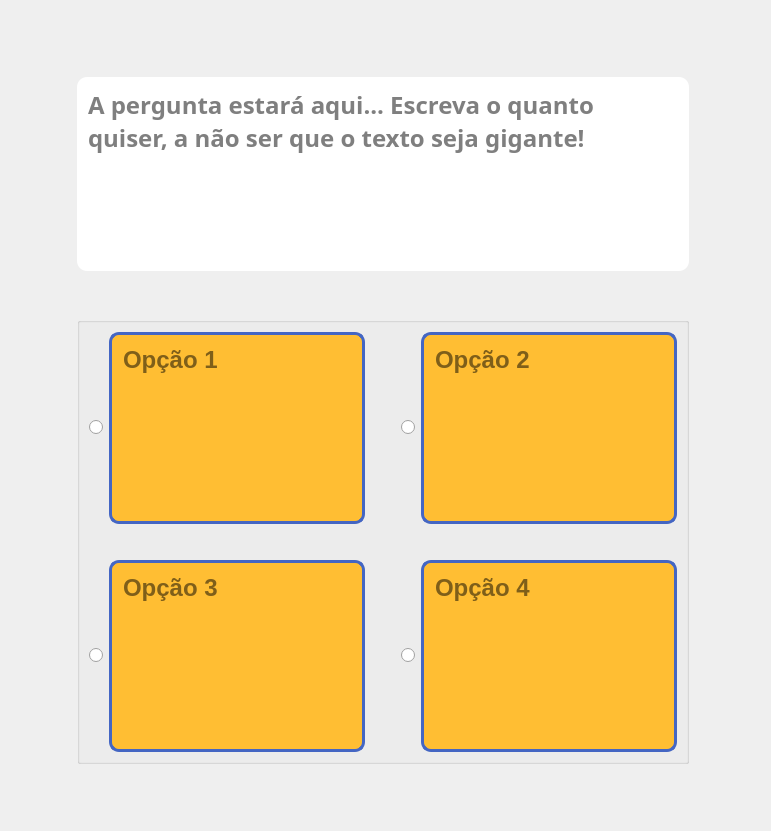
      <widget class="QWidget" name="adicionarPergunta">
       <property name="styleSheet">
        <string notr="true">border-image: url(&quot;:/imagens/assets/imagens/fundo-laranja&quot;);</string>
       </property>
       <layout class="QGridLayout" name="gridLayout_8">
        <item row="2" column="1">
         <spacer name="verticalSpacer_2">
          <property name="orientation">
           <enum>Qt::Vertical</enum>
          </property>
          <property name="sizeType">
           <enum>QSizePolicy::Minimum</enum>
          </property>
          <property name="sizeHint" stdset="0">
           <size>
            <width>20</width>
            <height>40</height>
           </size>
          </property>
         </spacer>
        </item>
        <item row="4" column="2">
         <widget class="QPushButton" name="pushButton_salvar_pergunta">
          <property name="minimumSize">
           <size>
            <width>65</width>
            <height>50</height>
           </size>
          </property>
          <property name="cursor">
           <cursorShape>PointingHandCursor</cursorShape>
          </property>
          <property name="styleSheet">
           <string notr="true">QPushButton {
	border-image: url(&quot;:/icones/assets/icones/salvar/salvar.png&quot;);
	background-color: none;
	border-radius: 2px;
	border: none;
	min-width: 65px;
	min-height: 50px;
	font-weight: bold;
}

QPushButton:hover {
	border-image: url(&quot;:/icones/assets/icones/salvar/salvar-hover.png&quot;);
	background-color: none;
}

QPushButton:pressed {
	border-image: url(&quot;:/icones/assets/icones/salvar/salvar-hover.png&quot;);
	background-color: none;
}</string>
          </property>
          <property name="text">
           <string/>
          </property>
         </widget>
        </item>
        <item row="3" column="1">
         <widget class="QGroupBox" name="groupBox_respostas">
          <property name="minimumSize">
           <size>
            <width>100</width>
            <height>100</height>
           </size>
          </property>
          <property name="styleSheet">
           <string notr="true">
	border-image: none;
	background: none;
</string>
          </property>
          <property name="title">
           <string/>
          </property>
          <layout class="QGridLayout" name="gridLayout_5">
           <item row="0" column="0">
            <layout class="QGridLayout" name="gridLayout_7">
             <item row="2" column="3">
              <spacer name="verticalSpacer_5">
               <property name="orientation">
                <enum>Qt::Vertical</enum>
               </property>
               <property name="sizeType">
                <enum>QSizePolicy::Minimum</enum>
               </property>
               <property name="sizeHint" stdset="0">
                <size>
                 <width>5</width>
                 <height>30</height>
                </size>
               </property>
              </spacer>
             </item>
             <item row="1" column="8">
              <layout class="QHBoxLayout" name="horizontalLayout_7">
               <item>
                <widget class="QRadioButton" name="radioButton_opcao2">
                 <property name="sizePolicy">
                  <sizepolicy hsizetype="Minimum" vsizetype="Fixed">
                   <horstretch>0</horstretch>
                   <verstretch>0</verstretch>
                  </sizepolicy>
                 </property>
                 <property name="cursor">
                  <cursorShape>PointingHandCursor</cursorShape>
                 </property>
                 <property name="styleSheet">
                  <string notr="true">QRadioButton{
	border-image: none;
	background: none;
}</string>
                 </property>
                 <property name="text">
                  <string/>
                 </property>
                </widget>
               </item>
               <item>
                <widget class="QTextEdit" name="textEdit_opcao2">
                 <property name="sizePolicy">
                  <sizepolicy hsizetype="Expanding" vsizetype="Expanding">
                   <horstretch>0</horstretch>
                   <verstretch>0</verstretch>
                  </sizepolicy>
                 </property>
                 <property name="minimumSize">
                  <size>
                   <width>240</width>
                   <height>80</height>
                  </size>
                 </property>
                 <property name="cursor" stdset="0">
                  <cursorShape>IBeamCursor</cursorShape>
                 </property>
                 <property name="styleSheet">
                  <string notr="true">QTextEdit{
border-image: none;
font-size:24px;
font-weight: bold;
background-color: #ffbe33;
border: 3px solid  #4466c3;
border-radius: 10px;
min-width: 220px;
min-height: 60px;
padding: 7px;
}
</string>
                 </property>
                 <property name="placeholderText">
                  <string>Opção 2</string>
                 </property>
                </widget>
               </item>
              </layout>
             </item>
             <item row="1" column="5">
              <spacer name="horizontalSpacer_7">
               <property name="orientation">
                <enum>Qt::Horizontal</enum>
               </property>
               <property name="sizeType">
                <enum>QSizePolicy::Minimum</enum>
               </property>
               <property name="sizeHint" stdset="0">
                <size>
                 <width>30</width>
                 <height>5</height>
                </size>
               </property>
              </spacer>
             </item>
             <item row="3" column="8">
              <layout class="QHBoxLayout" name="horizontalLayout_9">
               <item>
                <widget class="QRadioButton" name="radioButton_opcao4">
                 <property name="cursor">
                  <cursorShape>PointingHandCursor</cursorShape>
                 </property>
                 <property name="styleSheet">
                  <string notr="true">QRadioButton{
	border-image: none;
	background: none;
}</string>
                 </property>
                 <property name="text">
                  <string/>
                 </property>
                </widget>
               </item>
               <item>
                <widget class="QTextEdit" name="textEdit_opcao4">
                 <property name="minimumSize">
                  <size>
                   <width>240</width>
                   <height>80</height>
                  </size>
                 </property>
                 <property name="cursor" stdset="0">
                  <cursorShape>IBeamCursor</cursorShape>
                 </property>
                 <property name="styleSheet">
                  <string notr="true">QTextEdit{
border-image: none;
font-size:24px;
font-weight: bold;
background-color: #ffbe33;
border: 3px solid  #4466c3;
border-radius: 10px;
min-width: 220px;
min-height: 60px;
padding: 7px;
}
</string>
                 </property>
                 <property name="placeholderText">
                  <string>Opção 4</string>
                 </property>
                </widget>
               </item>
              </layout>
             </item>
             <item row="1" column="3">
              <layout class="QHBoxLayout" name="horizontalLayout_6">
               <item>
                <widget class="QRadioButton" name="radioButton_opcao1">
                 <property name="minimumSize">
                  <size>
                   <width>0</width>
                   <height>0</height>
                  </size>
                 </property>
                 <property name="cursor">
                  <cursorShape>PointingHandCursor</cursorShape>
                 </property>
                 <property name="styleSheet">
                  <string notr="true">QRadioButton{
	border-image: none;
	background: none;
}</string>
                 </property>
                 <property name="text">
                  <string/>
                 </property>
                </widget>
               </item>
               <item>
                <widget class="QTextEdit" name="textEdit_opcao1">
                 <property name="sizePolicy">
                  <sizepolicy hsizetype="Expanding" vsizetype="Expanding">
                   <horstretch>0</horstretch>
                   <verstretch>0</verstretch>
                  </sizepolicy>
                 </property>
                 <property name="minimumSize">
                  <size>
                   <width>240</width>
                   <height>80</height>
                  </size>
                 </property>
                 <property name="font">
                  <font>
                   <pointsize>-1</pointsize>
                   <weight>75</weight>
                   <bold>true</bold>
                   <strikeout>false</strikeout>
                  </font>
                 </property>
                 <property name="cursor" stdset="0">
                  <cursorShape>IBeamCursor</cursorShape>
                 </property>
                 <property name="layoutDirection">
                  <enum>Qt::LeftToRight</enum>
                 </property>
                 <property name="styleSheet">
                  <string notr="true">QTextEdit{
border-image: none;
font-size:24px;
font-weight: bold;
background-color: #ffbe33;
border: 3px solid  #4466c3;
border-radius: 10px;
min-width: 220px;
min-height: 60px;
padding: 7px;
}
</string>
                 </property>
                 <property name="frameShape">
                  <enum>QFrame::NoFrame</enum>
                 </property>
                 <property name="frameShadow">
                  <enum>QFrame::Sunken</enum>
                 </property>
                 <property name="verticalScrollBarPolicy">
                  <enum>Qt::ScrollBarAlwaysOff</enum>
                 </property>
                 <property name="horizontalScrollBarPolicy">
                  <enum>Qt::ScrollBarAlwaysOff</enum>
                 </property>
                 <property name="sizeAdjustPolicy">
                  <enum>QAbstractScrollArea::AdjustToContentsOnFirstShow</enum>
                 </property>
                 <property name="tabChangesFocus">
                  <bool>true</bool>
                 </property>
                 <property name="placeholderText">
                  <string>Opção 1</string>
                 </property>
                </widget>
               </item>
              </layout>
             </item>
             <item row="3" column="3">
              <layout class="QHBoxLayout" name="horizontalLayout_8">
               <item>
                <widget class="QRadioButton" name="radioButton_opcao3">
                 <property name="cursor">
                  <cursorShape>PointingHandCursor</cursorShape>
                 </property>
                 <property name="styleSheet">
                  <string notr="true">QRadioButton{
	border-image: none;
	background: none;
}</string>
                 </property>
                 <property name="text">
                  <string/>
                 </property>
                </widget>
               </item>
               <item>
                <widget class="QTextEdit" name="textEdit_opcao3">
                 <property name="sizePolicy">
                  <sizepolicy hsizetype="Expanding" vsizetype="Expanding">
                   <horstretch>0</horstretch>
                   <verstretch>0</verstretch>
                  </sizepolicy>
                 </property>
                 <property name="minimumSize">
                  <size>
                   <width>240</width>
                   <height>80</height>
                  </size>
                 </property>
                 <property name="cursor" stdset="0">
                  <cursorShape>IBeamCursor</cursorShape>
                 </property>
                 <property name="styleSheet">
                  <string notr="true">QTextEdit{
border-image: none;
font-size:24px;
font-weight: bold;
background-color: #ffbe33;
border: 3px solid  #4466c3;
border-radius: 10px;
min-width: 220px;
min-height: 60px;
padding: 7px;
}
</string>
                 </property>
                 <property name="placeholderText">
                  <string>Opção 3</string>
                 </property>
                </widget>
               </item>
              </layout>
             </item>
            </layout>
           </item>
          </layout>
         </widget>
        </item>
        <item row="0" column="1">
         <spacer name="verticalSpacer_3">
          <property name="orientation">
           <enum>Qt::Vertical</enum>
          </property>
          <property name="sizeType">
           <enum>QSizePolicy::Minimum</enum>
          </property>
          <property name="sizeHint" stdset="0">
           <size>
            <width>20</width>
            <height>40</height>
           </size>
          </property>
         </spacer>
        </item>
        <item row="1" column="2">
         <spacer name="horizontalSpacer_4">
          <property name="orientation">
           <enum>Qt::Horizontal</enum>
          </property>
          <property name="sizeType">
           <enum>QSizePolicy::Minimum</enum>
          </property>
          <property name="sizeHint" stdset="0">
           <size>
            <width>30</width>
            <height>20</height>
           </size>
          </property>
         </spacer>
        </item>
        <item row="4" column="1">
         <spacer name="verticalSpacer">
          <property name="orientation">
           <enum>Qt::Vertical</enum>
          </property>
          <property name="sizeType">
           <enum>QSizePolicy::Minimum</enum>
          </property>
          <property name="sizeHint" stdset="0">
           <size>
            <width>20</width>
            <height>40</height>
           </size>
          </property>
         </spacer>
        </item>
        <item row="1" column="1">
         <widget class="QTextEdit" name="textEdit_pergunta">
          <property name="minimumSize">
           <size>
            <width>564</width>
            <height>194</height>
           </size>
          </property>
          <property name="font">
           <font>
            <family>Dyuthi</family>
            <pointsize>-1</pointsize>
            <weight>75</weight>
            <bold>true</bold>
           </font>
          </property>
          <property name="cursor" stdset="0">
           <cursorShape>IBeamCursor</cursorShape>
          </property>
          <property name="styleSheet">
           <string notr="true">QTextEdit{
border-image: none;
background-color: white;
font-size: 24px;
border: none;
border-radius: 10px;
font-weight:bold;
min-width: 550px;
min-height: 180px;
padding: 7px;
}

QScrollBar:vertical {
 	border: none;
    background: #ffaf31;
    border-image: none;
    width: 10px;
    margin: 0px 0px 0px 0px;
}

QScrollBar::handle:vertical {
	background: #FF7439;
	min-height: 30px;
}

QScrollBar::add-line:vertical {
	height: 0px;
}

QScrollBar::sub-line:vertical {
	height: 0px;
}</string>
          </property>
          <property name="horizontalScrollBarPolicy">
           <enum>Qt::ScrollBarAlwaysOff</enum>
          </property>
          <property name="sizeAdjustPolicy">
           <enum>QAbstractScrollArea::AdjustToContentsOnFirstShow</enum>
          </property>
          <property name="tabChangesFocus">
           <bool>true</bool>
          </property>
          <property name="overwriteMode">
           <bool>true</bool>
          </property>
          <property name="tabStopDistance">
           <double>78.000000000000000</double>
          </property>
          <property name="placeholderText">
           <string>A pergunta estará aqui... Escreva o quanto quiser, a não ser que o texto seja gigante!</string>
          </property>
         </widget>
        </item>
        <item row="0" column="0" alignment="Qt::AlignLeft|Qt::AlignTop">
         <widget class="QPushButton" name="pushButton_inicio_adicionar_pergunta">
          <property name="sizePolicy">
           <sizepolicy hsizetype="Fixed" vsizetype="Fixed">
            <horstretch>0</horstretch>
            <verstretch>0</verstretch>
           </sizepolicy>
          </property>
          <property name="minimumSize">
           <size>
            <width>60</width>
            <height>60</height>
           </size>
          </property>
          <property name="cursor">
           <cursorShape>PointingHandCursor</cursorShape>
          </property>
          <property name="styleSheet">
           <string notr="true">QPushButton {
	border-image: url(&quot;:/icones/assets/icones/pagina-inicial/pagina-inicial.png&quot;);
	background-color: none;
	border-radius: 2px;
	border: none;
	min-width: 60px;
	min-height: 60px;
	font-weight: bold;
}

QPushButton:hover {
	border-image: url(&quot;:/icones/assets/icones/pagina-inicial/pagina-inicial-hover.png&quot;);
	background-color: none;
}

QPushButton:pressed {
	border-image: url(&quot;:/icones/assets/icones/pagina-inicial/pagina-inicial-hover.png&quot;);
	background-color: none;
}</string>
          </property>
          <property name="text">
           <string/>
          </property>
         </widget>
        </item>
        <item row="4" column="0">
         <widget class="QPushButton" name="pushButton_voltar_adicionar_pergunta">
          <property name="minimumSize">
           <size>
            <width>60</width>
            <height>50</height>
           </size>
          </property>
          <property name="cursor">
           <cursorShape>PointingHandCursor</cursorShape>
          </property>
          <property name="styleSheet">
           <string notr="true">QPushButton {
	border-image: url(&quot;:/icones/assets/icones/voltar/voltar.png&quot;);
	background-color: none;
	border-radius: 2px;
	border: none;
	min-width: 60px;
	min-height: 50px;
	font-weight: bold;
}

QPushButton:hover {
	border-image: url(&quot;:/icones/assets/icones/voltar/voltar-hover.png&quot;);
	background-color: none;
}

QPushButton:pressed {
	border-image: url(&quot;:/icones/assets/icones/voltar/voltar-hover.png&quot;);
	background-color: none;
}</string>
          </property>
          <property name="text">
           <string/>
          </property>
         </widget>
        </item>
        <item row="1" column="0">
         <spacer name="horizontalSpacer_2">
          <property name="orientation">
           <enum>Qt::Horizontal</enum>
          </property>
          <property name="sizeType">
           <enum>QSizePolicy::Minimum</enum>
          </property>
          <property name="sizeHint" stdset="0">
           <size>
            <width>30</width>
            <height>20</height>
           </size>
          </property>
         </spacer>
        </item>
       </layout>
      </widget>
